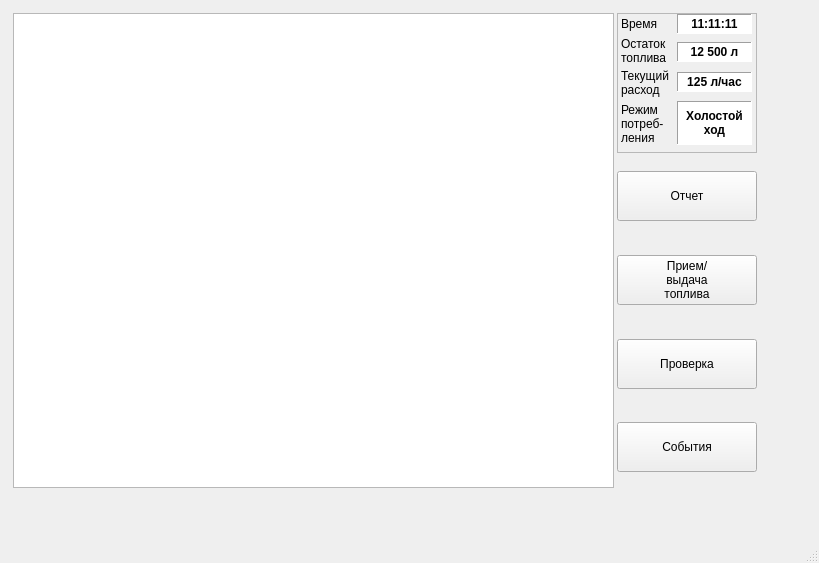
<?xml version="1.0" encoding="UTF-8"?>
<ui version="4.0">
 <class>MainWindow</class>
 <widget class="QMainWindow" name="MainWindow">
  <property name="geometry">
   <rect>
    <x>0</x>
    <y>0</y>
    <width>819</width>
    <height>563</height>
   </rect>
  </property>
  <property name="sizePolicy">
   <sizepolicy hsizetype="Expanding" vsizetype="Expanding">
    <horstretch>0</horstretch>
    <verstretch>0</verstretch>
   </sizepolicy>
  </property>
  <property name="windowTitle">
   <string>Опричник - отчет</string>
  </property>
  <widget class="QWidget" name="centralWidget">
   <property name="sizePolicy">
    <sizepolicy hsizetype="Expanding" vsizetype="Expanding">
     <horstretch>0</horstretch>
     <verstretch>0</verstretch>
    </sizepolicy>
   </property>
   <widget class="QWidget" name="gridLayoutWidget">
    <property name="geometry">
     <rect>
      <x>10</x>
      <y>10</y>
      <width>750</width>
      <height>481</height>
     </rect>
    </property>
    <layout class="QGridLayout" name="gridLayout" rowstretch="1,0,0,0,0,0,0,0,0" rowminimumheight="0,0,0,0,0,0,0,0,0">
     <property name="sizeConstraint">
      <enum>QLayout::SetDefaultConstraint</enum>
     </property>
     <property name="leftMargin">
      <number>3</number>
     </property>
     <property name="topMargin">
      <number>3</number>
     </property>
     <property name="rightMargin">
      <number>3</number>
     </property>
     <property name="bottomMargin">
      <number>3</number>
     </property>
     <property name="spacing">
      <number>3</number>
     </property>
     <item row="3" column="1" rowspan="2">
      <widget class="QPushButton" name="pbnFuelMove">
       <property name="sizePolicy">
        <sizepolicy hsizetype="Minimum" vsizetype="Fixed">
         <horstretch>0</horstretch>
         <verstretch>0</verstretch>
        </sizepolicy>
       </property>
       <property name="minimumSize">
        <size>
         <width>80</width>
         <height>50</height>
        </size>
       </property>
       <property name="text">
        <string>Прием/
выдача
топлива</string>
       </property>
      </widget>
     </item>
     <item row="1" column="1" rowspan="2">
      <widget class="QPushButton" name="pbnReport">
       <property name="sizePolicy">
        <sizepolicy hsizetype="Minimum" vsizetype="Fixed">
         <horstretch>0</horstretch>
         <verstretch>0</verstretch>
        </sizepolicy>
       </property>
       <property name="minimumSize">
        <size>
         <width>80</width>
         <height>50</height>
        </size>
       </property>
       <property name="text">
        <string>Отчет</string>
       </property>
      </widget>
     </item>
     <item row="0" column="1">
      <widget class="QFrame" name="frame">
       <property name="sizePolicy">
        <sizepolicy hsizetype="Fixed" vsizetype="Fixed">
         <horstretch>0</horstretch>
         <verstretch>0</verstretch>
        </sizepolicy>
       </property>
       <property name="minimumSize">
        <size>
         <width>140</width>
         <height>140</height>
        </size>
       </property>
       <property name="frameShape">
        <enum>QFrame::StyledPanel</enum>
       </property>
       <property name="frameShadow">
        <enum>QFrame::Raised</enum>
       </property>
       <widget class="QLabel" name="label">
        <property name="geometry">
         <rect>
          <x>4</x>
          <y>2</y>
          <width>57</width>
          <height>17</height>
         </rect>
        </property>
        <property name="sizePolicy">
         <sizepolicy hsizetype="Fixed" vsizetype="Fixed">
          <horstretch>0</horstretch>
          <verstretch>0</verstretch>
         </sizepolicy>
        </property>
        <property name="text">
         <string>Время</string>
        </property>
       </widget>
       <widget class="QLabel" name="label_2">
        <property name="geometry">
         <rect>
          <x>4</x>
          <y>22</y>
          <width>57</width>
          <height>31</height>
         </rect>
        </property>
        <property name="text">
         <string>Остаток
топлива</string>
        </property>
       </widget>
       <widget class="QLabel" name="label_3">
        <property name="geometry">
         <rect>
          <x>4</x>
          <y>54</y>
          <width>57</width>
          <height>31</height>
         </rect>
        </property>
        <property name="text">
         <string>Текущий
расход</string>
        </property>
       </widget>
       <widget class="QLabel" name="label_4">
        <property name="geometry">
         <rect>
          <x>4</x>
          <y>90</y>
          <width>81</width>
          <height>41</height>
         </rect>
        </property>
        <property name="text">
         <string>Режим
потреб-
ления</string>
        </property>
        <property name="alignment">
         <set>Qt::AlignLeading|Qt::AlignLeft|Qt::AlignVCenter</set>
        </property>
       </widget>
       <widget class="QLabel" name="label_5">
        <property name="geometry">
         <rect>
          <x>60</x>
          <y>1</y>
          <width>75</width>
          <height>20</height>
         </rect>
        </property>
        <property name="sizePolicy">
         <sizepolicy hsizetype="Fixed" vsizetype="Fixed">
          <horstretch>0</horstretch>
          <verstretch>0</verstretch>
         </sizepolicy>
        </property>
        <property name="palette">
         <palette>
          <active>
           <colorrole role="Base">
            <brush brushstyle="SolidPattern">
             <color alpha="255">
              <red>255</red>
              <green>255</green>
              <blue>255</blue>
             </color>
            </brush>
           </colorrole>
           <colorrole role="Window">
            <brush brushstyle="SolidPattern">
             <color alpha="255">
              <red>255</red>
              <green>255</green>
              <blue>255</blue>
             </color>
            </brush>
           </colorrole>
          </active>
          <inactive>
           <colorrole role="Base">
            <brush brushstyle="SolidPattern">
             <color alpha="255">
              <red>255</red>
              <green>255</green>
              <blue>255</blue>
             </color>
            </brush>
           </colorrole>
           <colorrole role="Window">
            <brush brushstyle="SolidPattern">
             <color alpha="255">
              <red>255</red>
              <green>255</green>
              <blue>255</blue>
             </color>
            </brush>
           </colorrole>
          </inactive>
          <disabled>
           <colorrole role="Base">
            <brush brushstyle="SolidPattern">
             <color alpha="255">
              <red>255</red>
              <green>255</green>
              <blue>255</blue>
             </color>
            </brush>
           </colorrole>
           <colorrole role="Window">
            <brush brushstyle="SolidPattern">
             <color alpha="255">
              <red>255</red>
              <green>255</green>
              <blue>255</blue>
             </color>
            </brush>
           </colorrole>
          </disabled>
         </palette>
        </property>
        <property name="font">
         <font>
          <weight>75</weight>
          <bold>true</bold>
         </font>
        </property>
        <property name="autoFillBackground">
         <bool>true</bool>
        </property>
        <property name="frameShape">
         <enum>QFrame::Panel</enum>
        </property>
        <property name="frameShadow">
         <enum>QFrame::Sunken</enum>
        </property>
        <property name="text">
         <string>11:11:11</string>
        </property>
        <property name="alignment">
         <set>Qt::AlignCenter</set>
        </property>
       </widget>
       <widget class="QLabel" name="label_6">
        <property name="geometry">
         <rect>
          <x>60</x>
          <y>29</y>
          <width>75</width>
          <height>20</height>
         </rect>
        </property>
        <property name="sizePolicy">
         <sizepolicy hsizetype="Fixed" vsizetype="Fixed">
          <horstretch>0</horstretch>
          <verstretch>0</verstretch>
         </sizepolicy>
        </property>
        <property name="palette">
         <palette>
          <active>
           <colorrole role="Base">
            <brush brushstyle="SolidPattern">
             <color alpha="255">
              <red>255</red>
              <green>255</green>
              <blue>255</blue>
             </color>
            </brush>
           </colorrole>
           <colorrole role="Window">
            <brush brushstyle="SolidPattern">
             <color alpha="255">
              <red>255</red>
              <green>255</green>
              <blue>255</blue>
             </color>
            </brush>
           </colorrole>
          </active>
          <inactive>
           <colorrole role="Base">
            <brush brushstyle="SolidPattern">
             <color alpha="255">
              <red>255</red>
              <green>255</green>
              <blue>255</blue>
             </color>
            </brush>
           </colorrole>
           <colorrole role="Window">
            <brush brushstyle="SolidPattern">
             <color alpha="255">
              <red>255</red>
              <green>255</green>
              <blue>255</blue>
             </color>
            </brush>
           </colorrole>
          </inactive>
          <disabled>
           <colorrole role="Base">
            <brush brushstyle="SolidPattern">
             <color alpha="255">
              <red>255</red>
              <green>255</green>
              <blue>255</blue>
             </color>
            </brush>
           </colorrole>
           <colorrole role="Window">
            <brush brushstyle="SolidPattern">
             <color alpha="255">
              <red>255</red>
              <green>255</green>
              <blue>255</blue>
             </color>
            </brush>
           </colorrole>
          </disabled>
         </palette>
        </property>
        <property name="font">
         <font>
          <weight>75</weight>
          <bold>true</bold>
         </font>
        </property>
        <property name="autoFillBackground">
         <bool>true</bool>
        </property>
        <property name="frameShape">
         <enum>QFrame::Panel</enum>
        </property>
        <property name="frameShadow">
         <enum>QFrame::Sunken</enum>
        </property>
        <property name="text">
         <string>12 500 л</string>
        </property>
        <property name="alignment">
         <set>Qt::AlignCenter</set>
        </property>
       </widget>
       <widget class="QLabel" name="label_7">
        <property name="geometry">
         <rect>
          <x>60</x>
          <y>59</y>
          <width>75</width>
          <height>20</height>
         </rect>
        </property>
        <property name="sizePolicy">
         <sizepolicy hsizetype="Fixed" vsizetype="Fixed">
          <horstretch>0</horstretch>
          <verstretch>0</verstretch>
         </sizepolicy>
        </property>
        <property name="palette">
         <palette>
          <active>
           <colorrole role="Base">
            <brush brushstyle="SolidPattern">
             <color alpha="255">
              <red>255</red>
              <green>255</green>
              <blue>255</blue>
             </color>
            </brush>
           </colorrole>
           <colorrole role="Window">
            <brush brushstyle="SolidPattern">
             <color alpha="255">
              <red>255</red>
              <green>255</green>
              <blue>255</blue>
             </color>
            </brush>
           </colorrole>
          </active>
          <inactive>
           <colorrole role="Base">
            <brush brushstyle="SolidPattern">
             <color alpha="255">
              <red>255</red>
              <green>255</green>
              <blue>255</blue>
             </color>
            </brush>
           </colorrole>
           <colorrole role="Window">
            <brush brushstyle="SolidPattern">
             <color alpha="255">
              <red>255</red>
              <green>255</green>
              <blue>255</blue>
             </color>
            </brush>
           </colorrole>
          </inactive>
          <disabled>
           <colorrole role="Base">
            <brush brushstyle="SolidPattern">
             <color alpha="255">
              <red>255</red>
              <green>255</green>
              <blue>255</blue>
             </color>
            </brush>
           </colorrole>
           <colorrole role="Window">
            <brush brushstyle="SolidPattern">
             <color alpha="255">
              <red>255</red>
              <green>255</green>
              <blue>255</blue>
             </color>
            </brush>
           </colorrole>
          </disabled>
         </palette>
        </property>
        <property name="font">
         <font>
          <weight>75</weight>
          <bold>true</bold>
         </font>
        </property>
        <property name="autoFillBackground">
         <bool>true</bool>
        </property>
        <property name="frameShape">
         <enum>QFrame::Panel</enum>
        </property>
        <property name="frameShadow">
         <enum>QFrame::Sunken</enum>
        </property>
        <property name="text">
         <string>125 л/час</string>
        </property>
        <property name="alignment">
         <set>Qt::AlignCenter</set>
        </property>
       </widget>
       <widget class="QLabel" name="label_8">
        <property name="geometry">
         <rect>
          <x>60</x>
          <y>88</y>
          <width>75</width>
          <height>44</height>
         </rect>
        </property>
        <property name="sizePolicy">
         <sizepolicy hsizetype="Fixed" vsizetype="Fixed">
          <horstretch>0</horstretch>
          <verstretch>0</verstretch>
         </sizepolicy>
        </property>
        <property name="palette">
         <palette>
          <active>
           <colorrole role="Base">
            <brush brushstyle="SolidPattern">
             <color alpha="255">
              <red>255</red>
              <green>255</green>
              <blue>255</blue>
             </color>
            </brush>
           </colorrole>
           <colorrole role="Window">
            <brush brushstyle="SolidPattern">
             <color alpha="255">
              <red>255</red>
              <green>255</green>
              <blue>255</blue>
             </color>
            </brush>
           </colorrole>
          </active>
          <inactive>
           <colorrole role="Base">
            <brush brushstyle="SolidPattern">
             <color alpha="255">
              <red>255</red>
              <green>255</green>
              <blue>255</blue>
             </color>
            </brush>
           </colorrole>
           <colorrole role="Window">
            <brush brushstyle="SolidPattern">
             <color alpha="255">
              <red>255</red>
              <green>255</green>
              <blue>255</blue>
             </color>
            </brush>
           </colorrole>
          </inactive>
          <disabled>
           <colorrole role="Base">
            <brush brushstyle="SolidPattern">
             <color alpha="255">
              <red>255</red>
              <green>255</green>
              <blue>255</blue>
             </color>
            </brush>
           </colorrole>
           <colorrole role="Window">
            <brush brushstyle="SolidPattern">
             <color alpha="255">
              <red>255</red>
              <green>255</green>
              <blue>255</blue>
             </color>
            </brush>
           </colorrole>
          </disabled>
         </palette>
        </property>
        <property name="font">
         <font>
          <weight>75</weight>
          <bold>true</bold>
         </font>
        </property>
        <property name="autoFillBackground">
         <bool>true</bool>
        </property>
        <property name="frameShape">
         <enum>QFrame::Panel</enum>
        </property>
        <property name="frameShadow">
         <enum>QFrame::Sunken</enum>
        </property>
        <property name="text">
         <string>Холостой
ход</string>
        </property>
        <property name="alignment">
         <set>Qt::AlignCenter</set>
        </property>
       </widget>
      </widget>
     </item>
     <item row="0" column="0" rowspan="9">
      <widget class="QGraphicsView" name="graphicsView">
       <property name="minimumSize">
        <size>
         <width>400</width>
         <height>200</height>
        </size>
       </property>
       <property name="viewportUpdateMode">
        <enum>QGraphicsView::NoViewportUpdate</enum>
       </property>
      </widget>
     </item>
     <item row="5" column="1" rowspan="2">
      <widget class="QPushButton" name="pbnCheck">
       <property name="minimumSize">
        <size>
         <width>80</width>
         <height>50</height>
        </size>
       </property>
       <property name="text">
        <string>Проверка</string>
       </property>
      </widget>
     </item>
     <item row="7" column="1" rowspan="2">
      <widget class="QPushButton" name="pbnEvents">
       <property name="minimumSize">
        <size>
         <width>80</width>
         <height>50</height>
        </size>
       </property>
       <property name="text">
        <string>События</string>
       </property>
      </widget>
     </item>
    </layout>
   </widget>
  </widget>
  <widget class="QStatusBar" name="statusBar"/>
 </widget>
 <layoutdefault spacing="6" margin="11"/>
 <resources/>
 <connections/>
</ui>
